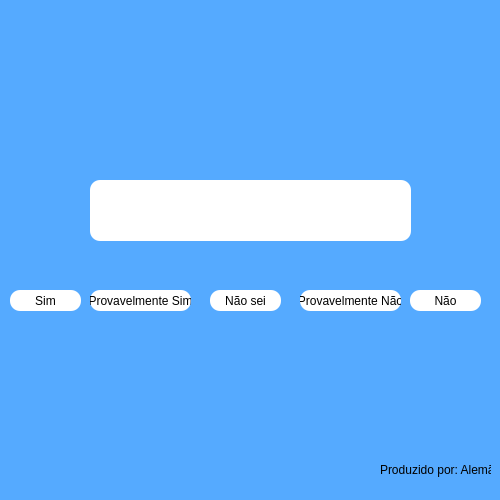
<?xml version="1.0" encoding="UTF-8"?>
<ui version="4.0">
 <class>Inicio</class>
 <widget class="QMainWindow" name="Inicio">
  <property name="geometry">
   <rect>
    <x>0</x>
    <y>0</y>
    <width>500</width>
    <height>500</height>
   </rect>
  </property>
  <property name="minimumSize">
   <size>
    <width>500</width>
    <height>500</height>
   </size>
  </property>
  <property name="maximumSize">
   <size>
    <width>500</width>
    <height>500</height>
   </size>
  </property>
  <property name="windowTitle">
   <string>pergunta</string>
  </property>
  <property name="styleSheet">
   <string notr="true">background-color: rgb(85, 170, 255);</string>
  </property>
  <widget class="QWidget" name="centralwidget">
   <widget class="QLabel" name="lbImg">
    <property name="geometry">
     <rect>
      <x>120</x>
      <y>30</y>
      <width>241</width>
      <height>141</height>
     </rect>
    </property>
    <property name="text">
     <string/>
    </property>
    <property name="pixmap">
     <pixmap>../img/akinator-removebg-preview.png</pixmap>
    </property>
    <property name="scaledContents">
     <bool>true</bool>
    </property>
   </widget>
   <widget class="QLabel" name="lbLogo">
    <property name="geometry">
     <rect>
      <x>380</x>
      <y>460</y>
      <width>111</width>
      <height>20</height>
     </rect>
    </property>
    <property name="text">
     <string>Produzido por: Alemão</string>
    </property>
   </widget>
   <widget class="QLabel" name="lbPergunta">
    <property name="geometry">
     <rect>
      <x>90</x>
      <y>180</y>
      <width>321</width>
      <height>61</height>
     </rect>
    </property>
    <property name="styleSheet">
     <string notr="true">background-color: rgb(255, 255, 255);
border-radius: 10px;</string>
    </property>
    <property name="text">
     <string/>
    </property>
   </widget>
   <widget class="QPushButton" name="btSim">
    <property name="geometry">
     <rect>
      <x>10</x>
      <y>290</y>
      <width>71</width>
      <height>21</height>
     </rect>
    </property>
    <property name="styleSheet">
     <string notr="true">background-color: rgb(255, 255, 255);
border-radius: 10px;</string>
    </property>
    <property name="text">
     <string>Sim</string>
    </property>
   </widget>
   <widget class="QPushButton" name="btPsim">
    <property name="geometry">
     <rect>
      <x>90</x>
      <y>290</y>
      <width>101</width>
      <height>21</height>
     </rect>
    </property>
    <property name="styleSheet">
     <string notr="true">background-color: rgb(255, 255, 255);
border-radius: 10px;</string>
    </property>
    <property name="text">
     <string>Provavelmente Sim</string>
    </property>
   </widget>
   <widget class="QPushButton" name="btNs">
    <property name="geometry">
     <rect>
      <x>210</x>
      <y>290</y>
      <width>71</width>
      <height>21</height>
     </rect>
    </property>
    <property name="styleSheet">
     <string notr="true">background-color: rgb(255, 255, 255);
border-radius: 10px;</string>
    </property>
    <property name="text">
     <string>Não sei</string>
    </property>
   </widget>
   <widget class="QPushButton" name="btPnao">
    <property name="geometry">
     <rect>
      <x>300</x>
      <y>290</y>
      <width>101</width>
      <height>21</height>
     </rect>
    </property>
    <property name="styleSheet">
     <string notr="true">background-color: rgb(255, 255, 255);
border-radius: 10px;</string>
    </property>
    <property name="text">
     <string>Provavelmente Não</string>
    </property>
   </widget>
   <widget class="QPushButton" name="btNao">
    <property name="geometry">
     <rect>
      <x>410</x>
      <y>290</y>
      <width>71</width>
      <height>21</height>
     </rect>
    </property>
    <property name="styleSheet">
     <string notr="true">background-color: rgb(255, 255, 255);
border-radius: 10px;</string>
    </property>
    <property name="text">
     <string>Não</string>
    </property>
   </widget>
   <widget class="QLabel" name="lbSurpreso">
    <property name="geometry">
     <rect>
      <x>0</x>
      <y>40</y>
      <width>141</width>
      <height>211</height>
     </rect>
    </property>
    <property name="text">
     <string/>
    </property>
    <property name="pixmap">
     <pixmap>../img/akinator_pensando-removebg-preview.png</pixmap>
    </property>
    <property name="scaledContents">
     <bool>true</bool>
    </property>
   </widget>
   <widget class="QLabel" name="lbBravo">
    <property name="geometry">
     <rect>
      <x>330</x>
      <y>40</y>
      <width>181</width>
      <height>171</height>
     </rect>
    </property>
    <property name="text">
     <string/>
    </property>
    <property name="pixmap">
     <pixmap>../img/akinator_bravo-removebg-preview.png</pixmap>
    </property>
    <property name="scaledContents">
     <bool>true</bool>
    </property>
   </widget>
   <zorder>lbBravo</zorder>
   <zorder>lbLogo</zorder>
   <zorder>btSim</zorder>
   <zorder>btPsim</zorder>
   <zorder>btNs</zorder>
   <zorder>btPnao</zorder>
   <zorder>btNao</zorder>
   <zorder>lbSurpreso</zorder>
   <zorder>lbPergunta</zorder>
   <zorder>lbImg</zorder>
  </widget>
 </widget>
 <resources/>
 <connections/>
</ui>
